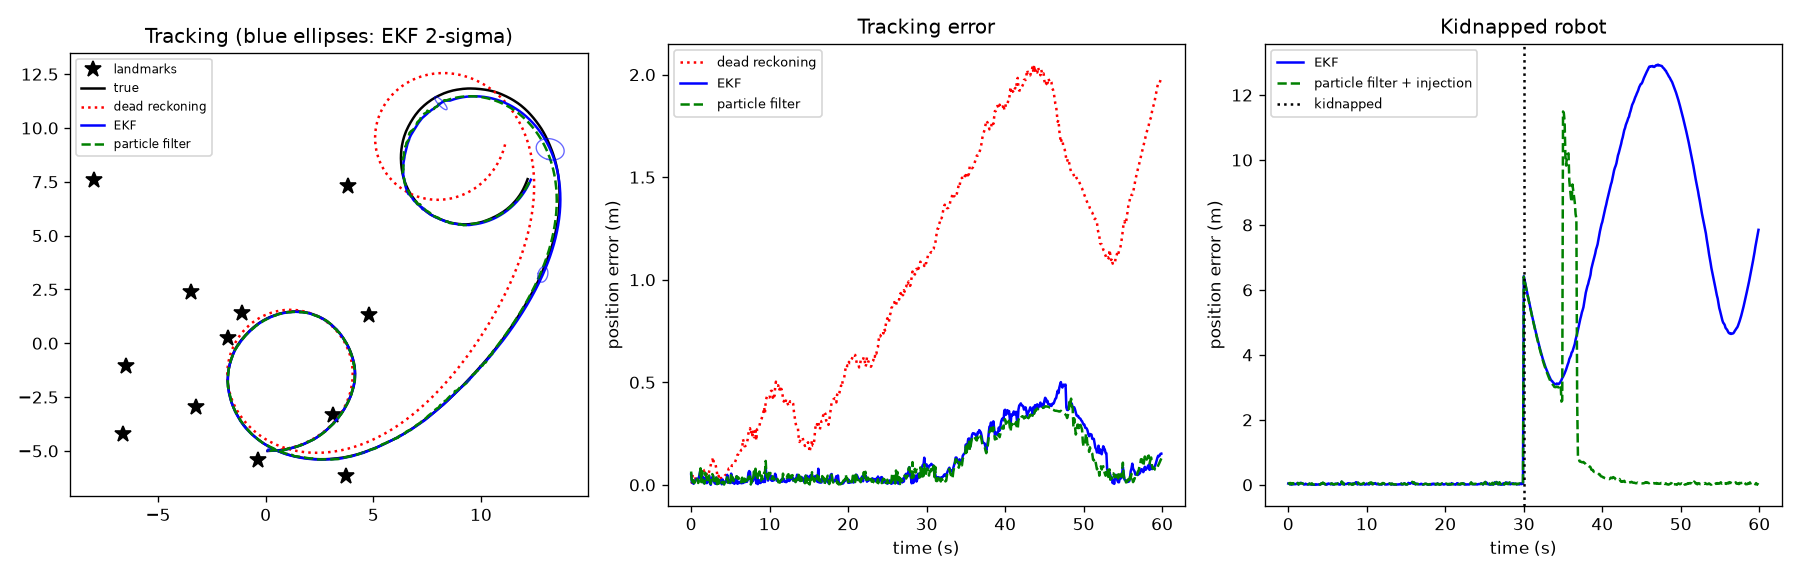

This chart was generated by the following Python code:
"""
Mobile robot localization: EKF vs. particle filter vs. dead reckoning.

A differential-drive robot drives loops in a 20 m x 20 m field with known landmarks.
It has noisy wheel odometry and a range-bearing sensor (6 m range).

Experiment 1 (tracking): how accurate is each estimator?
Experiment 2 (kidnapped robot): halfway through, the robot is picked up and moved.
  Can each estimator notice and recover?

Run:  python localization.py           (prints results, saves localization.png)
      python localization.py --seed 3 --particles 1000
"""
import argparse, time
import numpy as np

DT, STEPS = 0.1, 600                        # 60 s at 10 Hz
SIG_R, SIG_B = 0.10, np.deg2rad(2.0)        # sensor noise: 10 cm range, 2 deg bearing
MAX_RANGE = 6.0
ALPHA = (0.05, 0.002, 0.002, 0.05)          # odometry noise model (Thrun et al., Probabilistic Robotics)
FIELD = 20.0

def wrap(a):
    return (a + np.pi) % (2 * np.pi) - np.pi

def motion(x, v, w):
    """Unicycle model, works on one pose (3,) or many poses (N,3)."""
    x = np.array(x, dtype=float)
    th = x[..., 2]
    out = x.copy()
    out[..., 0] += v * DT * np.cos(th + w * DT / 2)
    out[..., 1] += v * DT * np.sin(th + w * DT / 2)
    out[..., 2] = wrap(th + w * DT)
    return out

def noisy_control(v, w, rng, n=None):
    sv = np.sqrt(ALPHA[0] * v ** 2 + ALPHA[1] * w ** 2)
    sw = np.sqrt(ALPHA[2] * v ** 2 + ALPHA[3] * w ** 2)
    return v + rng.normal(0, sv, n), w + rng.normal(0, sw, n)

def sense(x, landmarks, rng):
    z = []
    for i, (lx, ly) in enumerate(landmarks):
        dx, dy = lx - x[0], ly - x[1]
        r = np.hypot(dx, dy)
        if r < MAX_RANGE:
            z.append((i, r + rng.normal(0, SIG_R), wrap(np.arctan2(dy, dx) - x[2] + rng.normal(0, SIG_B))))
    return z

# ---------------------------------------------------------------- EKF
class EKF:
    def __init__(self, x0, P0):
        self.x, self.P = np.array(x0, float), np.array(P0, float)
        self.rejected = 0

    def predict(self, v, w):
        th = self.x[2]
        G = np.array([[1, 0, -v * DT * np.sin(th + w * DT / 2)],
                      [0, 1,  v * DT * np.cos(th + w * DT / 2)],
                      [0, 0, 1]])
        V = np.array([[DT * np.cos(th), 0], [DT * np.sin(th), 0], [0, DT]])
        M = np.diag([ALPHA[0] * v ** 2 + ALPHA[1] * w ** 2, ALPHA[2] * v ** 2 + ALPHA[3] * w ** 2])
        self.x = motion(self.x, v, w)
        self.P = G @ self.P @ G.T + V @ M @ V.T

    def update(self, z, landmarks):
        Q = np.diag([SIG_R ** 2, SIG_B ** 2])
        for i, r, b in z:
            dx, dy = landmarks[i] - self.x[:2]
            q = dx * dx + dy * dy
            zhat = np.array([np.sqrt(q), wrap(np.arctan2(dy, dx) - self.x[2])])
            H = np.array([[-dx / np.sqrt(q), -dy / np.sqrt(q), 0],
                          [dy / q, -dx / q, -1]])
            S = H @ self.P @ H.T + Q
            nu = np.array([r - zhat[0], wrap(b - zhat[1])])
            if nu @ np.linalg.solve(S, nu) > 9.21:        # chi-square 99% gate: reject outliers
                self.rejected += 1
                continue
            K = self.P @ H.T @ np.linalg.inv(S)
            self.x = self.x + K @ nu
            self.x[2] = wrap(self.x[2])
            self.P = (np.eye(3) - K @ H) @ self.P

# ---------------------------------------------------------------- particle filter
class ParticleFilter:
    def __init__(self, x0, n, rng, spread=(0.3, 0.3, 0.1), inject=True):
        self.rng, self.n, self.inject = rng, n, inject
        self.p = np.array(x0) + rng.normal(0, spread, (n, 3))
        self.w = np.ones(n) / n
        self.w_slow = self.w_fast = None            # Augmented MCL averages
        self.est = np.array(x0, float)

    def predict(self, v, w):
        self.est = motion(self.est, v, w)
        vs, ws = noisy_control(v, w, self.rng, self.n)
        th = self.p[:, 2]
        self.p[:, 0] += vs * DT * np.cos(th + ws * DT / 2)
        self.p[:, 1] += vs * DT * np.sin(th + ws * DT / 2)
        self.p[:, 2] = wrap(th + ws * DT)

    def update(self, z, landmarks):
        if not z: return
        logw = np.zeros(self.n)
        for i, r, b in z:
            dx = landmarks[i][0] - self.p[:, 0]
            dy = landmarks[i][1] - self.p[:, 1]
            rh = np.hypot(dx, dy)
            bh = wrap(np.arctan2(dy, dx) - self.p[:, 2])
            # likelihood uses 1.5x the sensor noise so the filter does not collapse onto too few particles
            logw += -0.5 * ((r - rh) / (1.5 * SIG_R)) ** 2 - 0.5 * (wrap(b - bh) / (1.5 * SIG_B)) ** 2
        # average likelihood (relative to a perfect match) tells us if we are lost
        avg = np.mean(np.exp(logw / len(z)))
        self.w = np.exp(logw - logw.max()); self.w /= self.w.sum()
        if self.w_slow is None: self.w_slow = self.w_fast = avg
        self.w_slow += 0.05 * (avg - self.w_slow)
        self.w_fast += 0.5 * (avg - self.w_fast)
        self.est = self.weighted_mean()             # estimate before any random particles are added
        self.resample()

    def resample(self):
        neff = 1.0 / np.sum(self.w ** 2)
        if neff > self.n / 2: return
        idx = np.searchsorted(np.cumsum(self.w), (self.rng.random() + np.arange(self.n)) / self.n)
        self.p = self.p[np.minimum(idx, self.n - 1)]
        self.w = np.ones(self.n) / self.n
        if self.inject:                                # Augmented MCL: add random particles when lost
            ratio = self.w_fast / max(self.w_slow, 1e-12)
            k = int(0.2 * self.n) if ratio < 0.3 else 0   # only when the fit got much worse than usual
            if k:
                j = self.rng.choice(self.n, k, replace=False)
                self.p[j] = np.column_stack([self.rng.uniform(-FIELD / 2, FIELD / 2, (k, 2)),
                                             self.rng.uniform(-np.pi, np.pi, k)])

    def estimate(self):
        return self.est

    def weighted_mean(self):
        m = np.average(self.p[:, :2], axis=0, weights=self.w)
        th = np.arctan2(np.average(np.sin(self.p[:, 2]), weights=self.w),
                        np.average(np.cos(self.p[:, 2]), weights=self.w))
        return np.array([m[0], m[1], th])

# ---------------------------------------------------------------- experiment
def run(rng, landmarks, n_particles, kidnap_at=None, inject=True):
    x = np.array([0.0, -5.0, 0.0])
    dr = x.copy()
    ekf = EKF(x, np.diag([0.1, 0.1, 0.05]) ** 2)
    pf = ParticleFilter(x, n_particles, rng, inject=inject)
    hist = {k: [] for k in ("true", "dr", "ekf", "pf", "ekf_P")}
    t_ekf = t_pf = 0.0
    for k in range(STEPS):
        t = k * DT
        v, w = 1.0, 0.2 + 0.15 * np.sin(0.15 * t)        # wandering loops
        x = motion(x, *noisy_control(v, w, rng))        # true robot (with real wheel slip)
        if kidnap_at is not None and k == kidnap_at:
            x = np.array([x[0] + 5.0, x[1] + 4.0, wrap(x[2] + np.pi / 2)])   # picked up and moved
        z = sense(x, landmarks, rng)
        dr = motion(dr, v, w)                           # dead reckoning: just integrate commands
        s = time.perf_counter(); ekf.predict(v, w); ekf.update(z, landmarks); t_ekf += time.perf_counter() - s
        s = time.perf_counter(); pf.predict(v, w); pf.update(z, landmarks); t_pf += time.perf_counter() - s
        hist["true"].append(x); hist["dr"].append(dr); hist["ekf"].append(ekf.x.copy())
        hist["pf"].append(pf.estimate()); hist["ekf_P"].append(ekf.P.copy())
    hist = {k: np.array(v) for k, v in hist.items()}
    hist["ms"] = (1000 * t_ekf / STEPS, 1000 * t_pf / STEPS)
    hist["rejected"] = ekf.rejected
    return hist

def errors(h, name, sl=slice(None)):
    e = h[name][sl, :2] - h["true"][sl, :2]
    eth = wrap(h[name][sl, 2] - h["true"][sl, 2])
    return np.sqrt(np.mean(np.sum(e ** 2, 1))), np.rad2deg(np.sqrt(np.mean(eth ** 2)))

def recovery_time(h, name, start, tol=0.5, hold=20):
    err = np.linalg.norm(h[name][:, :2] - h["true"][:, :2], axis=1)
    for k in range(start, STEPS - hold):
        if np.all(err[k:k + hold] < tol): return (k - start) * DT
    return None

def main():
    ap = argparse.ArgumentParser()
    ap.add_argument("--seed", type=int, default=0)
    ap.add_argument("--particles", type=int, default=500)
    ap.add_argument("--runs", type=int, default=10)
    a = ap.parse_args()
    rng = np.random.default_rng(a.seed)
    landmarks = rng.uniform(-8, 8, (12, 2))

    # Experiment 1: tracking accuracy, averaged over several runs
    res = {k: [] for k in ("dr", "ekf", "pf")}
    ms = []
    for _ in range(a.runs):
        h = run(rng, landmarks, a.particles)
        for k in res: res[k].append(errors(h, k))
        ms.append(h["ms"])
        if not "demo" in locals(): demo = h
    print(f"Experiment 1: tracking, {a.runs} runs of 60 s, {len(landmarks)} landmarks, {a.particles} particles")
    for k, label in (("dr", "Dead reckoning"), ("ekf", "EKF"), ("pf", "Particle filter")):
        p, th = np.mean(res[k], axis=0)
        print(f"  {label:<16} position RMSE {p:5.2f} m   heading RMSE {th:5.1f} deg")
    ems, pms = np.mean(ms, axis=0)
    print(f"  compute per step: EKF {ems:.3f} ms, particle filter {pms:.2f} ms")

    # Experiment 2: kidnapped robot at t = 30 s
    K = STEPS // 2
    rows = []
    for _ in range(a.runs):
        h = run(rng, landmarks, a.particles, kidnap_at=K)
        h2 = run(rng, landmarks, a.particles, kidnap_at=K, inject=False)
        rows.append((recovery_time(h, "ekf", K), recovery_time(h, "pf", K), recovery_time(h2, "pf", K)))
        if "kid" not in locals(): kid = h
    def summary(col):
        vals = [r[col] for r in rows]
        ok = [v for v in vals if v is not None]
        return f"recovered in {len(ok)}/{len(vals)} runs" + (f", median {np.median(ok):.1f} s" if ok else "")
    print("\nExperiment 2: kidnapped robot (moved ~6.4 m and turned 90 deg at t = 30 s)")
    print(f"  EKF (with outlier gating)               {summary(0)}")
    print(f"  Particle filter + random injection      {summary(1)}")
    print(f"  Particle filter without injection       {summary(2)}")
    plot(demo, kid, landmarks, K)

def plot(h, kid, lm, K):
    import matplotlib
    matplotlib.use("Agg")
    import matplotlib.pyplot as plt
    fig, axs = plt.subplots(1, 3, figsize=(15, 4.8))
    ax = axs[0]
    ax.plot(*lm.T, "k*", ms=10, label="landmarks")
    for k, st, lab in (("true", "k-", "true"), ("dr", "r:", "dead reckoning"), ("ekf", "b-", "EKF"), ("pf", "g--", "particle filter")):
        ax.plot(h[k][:, 0], h[k][:, 1], st, lw=1.5, label=lab)
    for k in range(0, STEPS, 60):                     # EKF 2-sigma ellipses
        vals, vecs = np.linalg.eigh(h["ekf_P"][k][:2, :2])
        t = np.linspace(0, 2 * np.pi, 40)
        e = vecs @ (2 * np.sqrt(np.maximum(vals, 0))[:, None] * np.array([np.cos(t), np.sin(t)]))
        ax.plot(h["ekf"][k, 0] + e[0], h["ekf"][k, 1] + e[1], "b", lw=.8, alpha=.6)
    ax.set_aspect("equal"); ax.set_title("Tracking (blue ellipses: EKF 2-sigma)"); ax.legend(fontsize=7)
    ax = axs[1]
    tt = np.arange(STEPS) * DT
    for k, st, lab in (("dr", "r:", "dead reckoning"), ("ekf", "b-", "EKF"), ("pf", "g--", "particle filter")):
        ax.plot(tt, np.linalg.norm(h[k][:, :2] - h["true"][:, :2], axis=1), st, label=lab)
    ax.set_xlabel("time (s)"); ax.set_ylabel("position error (m)"); ax.set_title("Tracking error"); ax.legend(fontsize=8)
    ax = axs[2]
    for k, st, lab in (("ekf", "b-", "EKF"), ("pf", "g--", "particle filter + injection")):
        ax.plot(tt, np.linalg.norm(kid[k][:, :2] - kid["true"][:, :2], axis=1), st, label=lab)
    ax.axvline(K * DT, color="k", ls=":", label="kidnapped")
    ax.set_xlabel("time (s)"); ax.set_ylabel("position error (m)"); ax.set_title("Kidnapped robot"); ax.legend(fontsize=8)
    fig.tight_layout(); fig.savefig("localization.png", dpi=120)
    print("\nsaved localization.png")

if __name__ == "__main__":
    main()
